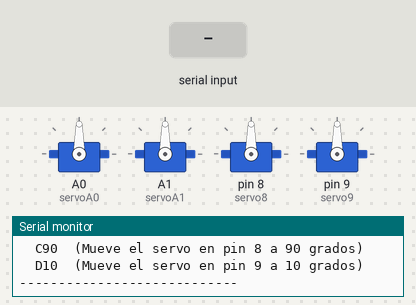
Bench run of a sketch on a simulated Arduino Uno, built with avr-gcc and run on an emulated ATmega328P. Shown: 4 × servo, the last lines printed to the serial monitor. Inputs (shaded band) come from the test bench.

Above: at 1.4 s.
1.5 s: "A 45\n" received over Serial
At 2.6 s:
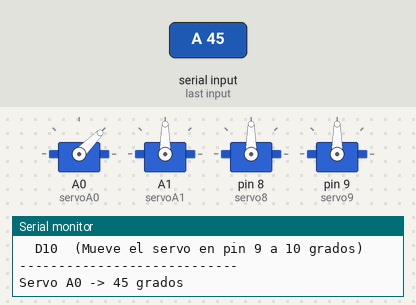
3.0 s: byte 67 ('C') received over Serial
At 4.4 s:
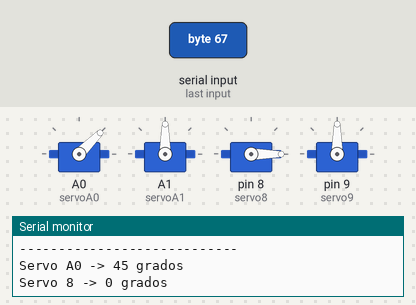
5.5 s: byte 65 ('A') received over Serial
At 7.4 s:
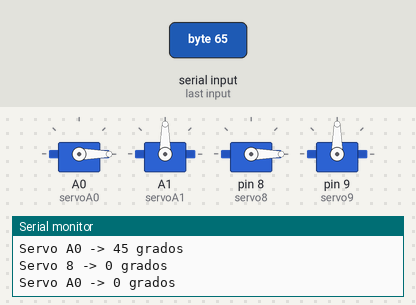
7.9 s: byte 66 ('B') received over Serial
At 9.3 s:
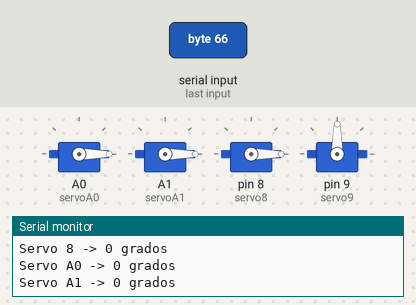
10.4 s: byte 68 ('D') received over Serial
At 12.3 s:
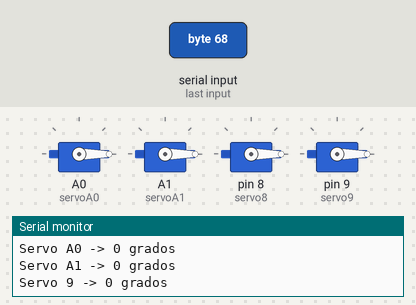
12.8 s: "A90\n" received over Serial
At 13.6 s:
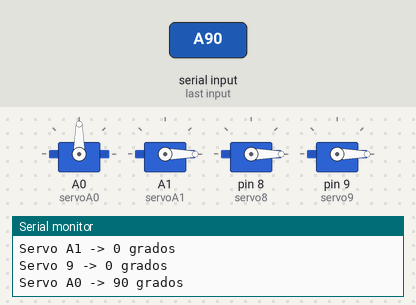
Timing chart, 0 to 15.3 s (numbered marks = the images above; inputs shaded):
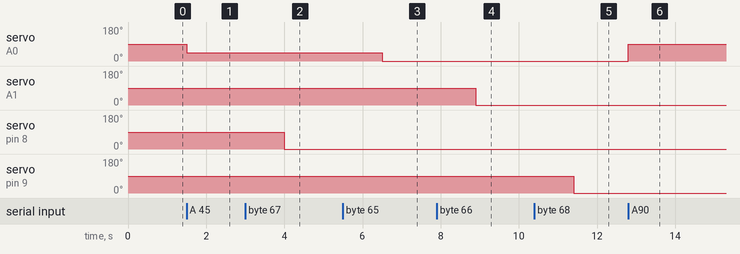

Measured:
- after the input at 1.5 s, servo on A0 (servoA0): 90° → 45° at once
- after the input at 3.0 s, servo on pin 8 (servo8): 90° → 0° after 1.0 s
- after the input at 5.5 s, servo on A0 (servoA0): 45° → 0° after 1.0 s
- after the input at 7.9 s, servo on A1 (servoA1): 90° → 0° after 1.0 s
- after the input at 10.4 s, servo on pin 9 (servo9): 90° → 0° after 1.0 s
- after the input at 12.8 s, servo on A0 (servoA0): 0° → 90° at once

The sketch:

mecatronica_brazo_demo_serial.ino
```cpp
#include <Servo.h>

// Creamos los objetos para cada servo
Servo servoA0;
Servo servoA1;
Servo servo8;
Servo servo9;

void setup() {
  // Iniciamos la comunicación serie a 9600 baudios
  Serial.begin(9600);

  // Asignamos los pines a cada servo
  servoA0.attach(A0);
  servoA1.attach(A1);
  servo8.attach(8);
  servo9.attach(9);

  // Llevamos el brazo a una posición inicial de reposo (90 grados)
  servoA0.write(90);
  servoA1.write(90);
  servo8.write(90);
  servo9.write(90);

  // Imprimimos las instrucciones en el monitor serie
  Serial.println("=== Brazo Robotico Listo ===");
  Serial.println("Uso: LetraDelPin + Angulo");
  Serial.println("Ejemplos:");
  Serial.println("  A45  (Mueve el servo en A0 a 45 grados)");
  Serial.println("  B180 (Mueve el servo en A1 a 180 grados)");
  Serial.println("  C90  (Mueve el servo en pin 8 a 90 grados)");
  Serial.println("  D10  (Mueve el servo en pin 9 a 10 grados)");
  Serial.println("----------------------------");
}

void loop() {
  // Comprobamos si ha llegado algún dato por el puerto serie
  if (Serial.available() > 0) {

    // Leemos el primer carácter (la letra indicadora)
    char comando = Serial.read();

    // Ignoramos espacios y saltos de línea invisibles
    if (comando == '\n' || comando == '\r' || comando == ' ') return;

    // Convertimos a mayúscula para aceptar tanto 'a' como 'A'
    comando = toupper(comando);

    // Si la letra es válida (A, B, C o D), procesamos el número que le sigue
    if (comando == 'A' || comando == 'B' || comando == 'C' || comando == 'D') {

      // parseInt() lee los números siguientes hasta encontrar otra letra o salto de línea
      int angulo = Serial.parseInt();

      // Limitamos el ángulo entre 0 y 180 para no forzar los motores
      angulo = constrain(angulo, 0, 180);

      // Movemos el servo correspondiente
      switch (comando) {
        case 'A':
          servoA0.write(angulo);
          Serial.print("Servo A0 -> ");
          break;
        case 'B':
          servoA1.write(angulo);
          Serial.print("Servo A1 -> ");
          break;
        case 'C':
          servo8.write(angulo);
          Serial.print("Servo 8 -> ");
          break;
        case 'D':
          servo9.write(angulo);
          Serial.print("Servo 9 -> ");
          break;
      }
      Serial.print(angulo);
      Serial.println(" grados");
    } else {
      // Si escribimos cualquier otra letra, vaciamos el buffer
      Serial.println("Comando no reconocido. Usa A, B, C o D.");
      while(Serial.available()) Serial.read();
    }
  }
}
```
